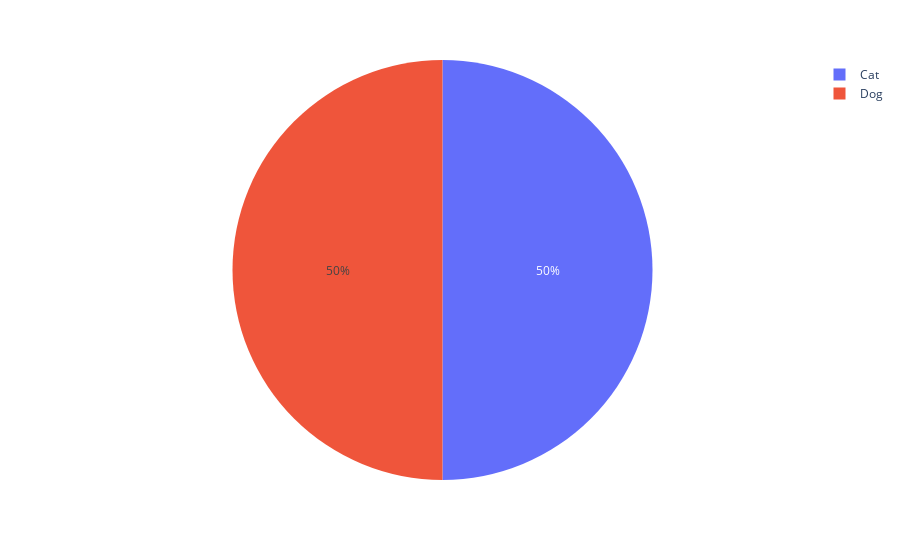

This figure's notebook cell:
### Markdown cell above
# Data preprocessing

### Code cell
class_names = ['Cat', 'Dog']

n_dogs = len(os.listdir('./PetImages/Dog'))

n_cats = len(os.listdir('./PetImages/Cat'))

n_images = [n_cats, n_dogs]

px.pie(names=class_names, values=n_images)

### Figure 1 — Plotly figure (JSON) as saved in the notebook; plotly's stock layout.template omitted (floating-point values rounded to 4 significant figures)
{"data": [{"domain": {"x": [0, 1], "y": [0, 1]}, "hovertemplate": "label=%{label}<br>value=%{value}<extra></extra>", "labels": ["Cat", "Dog"], "legendgroup": "", "name": "", "showlegend": true, "type": "pie", "values": [12501, 12501]}], "layout": {"legend": {"tracegroupgap": 0}, "margin": {"t": 60}}}
